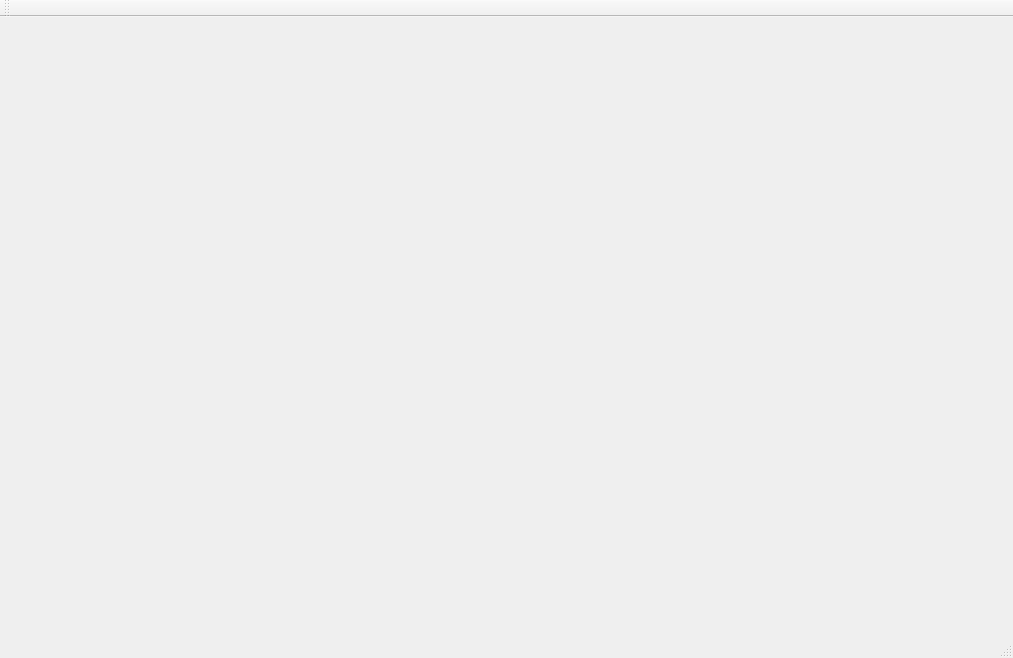
<?xml version="1.0" encoding="UTF-8"?>
<ui version="4.0">
 <class>MainWindow</class>
 <widget class="QMainWindow" name="MainWindow">
  <property name="geometry">
   <rect>
    <x>0</x>
    <y>0</y>
    <width>1013</width>
    <height>658</height>
   </rect>
  </property>
  <property name="windowTitle">
   <string>MainWindow</string>
  </property>
  <widget class="QWidget" name="centralWidget">
   <widget class="ImageView" name="localView" native="true">
    <property name="geometry">
     <rect>
      <x>30</x>
      <y>30</y>
      <width>384</width>
      <height>208</height>
     </rect>
    </property>
    <property name="minimumSize">
     <size>
      <width>384</width>
      <height>208</height>
     </size>
    </property>
    <property name="maximumSize">
     <size>
      <width>384</width>
      <height>208</height>
     </size>
    </property>
   </widget>
  </widget>
  <widget class="QMenuBar" name="menuBar">
   <property name="geometry">
    <rect>
     <x>0</x>
     <y>0</y>
     <width>1013</width>
     <height>23</height>
    </rect>
   </property>
  </widget>
  <widget class="QToolBar" name="mainToolBar">
   <attribute name="toolBarArea">
    <enum>TopToolBarArea</enum>
   </attribute>
   <attribute name="toolBarBreak">
    <bool>false</bool>
   </attribute>
  </widget>
  <widget class="QStatusBar" name="statusBar"/>
 </widget>
 <layoutdefault spacing="6" margin="11"/>
 <customwidgets>
  <customwidget>
   <class>ImageView</class>
   <extends>QWidget</extends>
   <header>imageview.h</header>
   <container>1</container>
  </customwidget>
 </customwidgets>
 <resources/>
 <connections/>
</ui>
